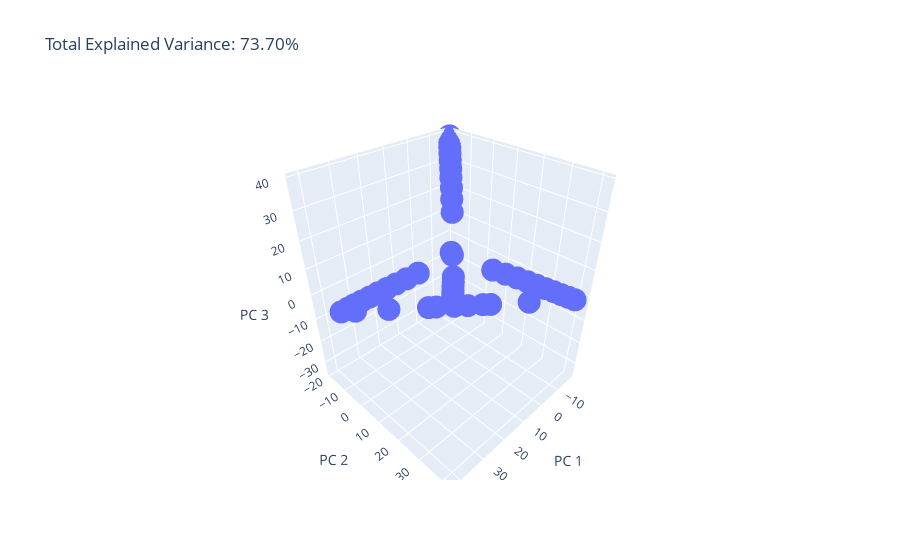

The notebook cell saved with this chart:
### Code cell
alldizi = np.vstack((Xlist,Xaralist12,Xsonaralist12))

X = alldizi

pca = PCA(n_components=3)
components = pca.fit_transform(X)

total_var = pca.explained_variance_ratio_.sum() * 100

fig = px.scatter_3d(
    components, x=0, y=1, z=2,
    title=f'Total Explained Variance: {total_var:.2f}%',
    labels={'0': 'PC 1', '1': 'PC 2', '2': 'PC 3'}
)
fig.show()
